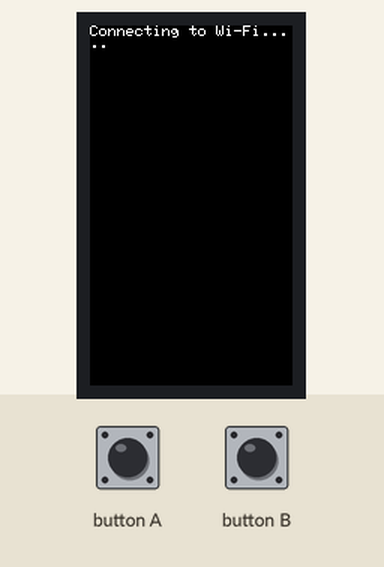
Recording of a sketch running on a simulated ESP32. Shown: 135×240 colour display. The inputs (shaded band) are chosen by the test bench. WiFi joins after 1.5 s; servers stay silent unless stated.

Above: at 1.2 s.
3.2 s: button B pressed for 0.15 s
At 4.4 s:
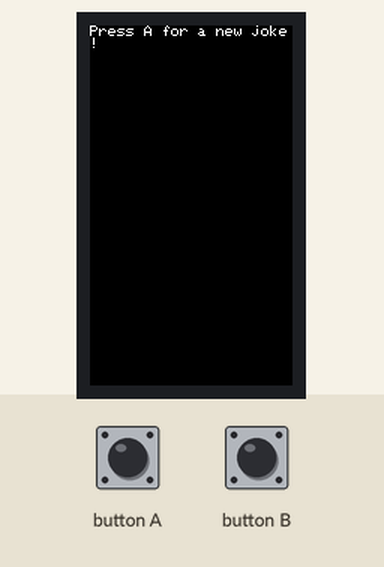
4.8 s: button A pressed for 0.15 s
At 5.9 s:
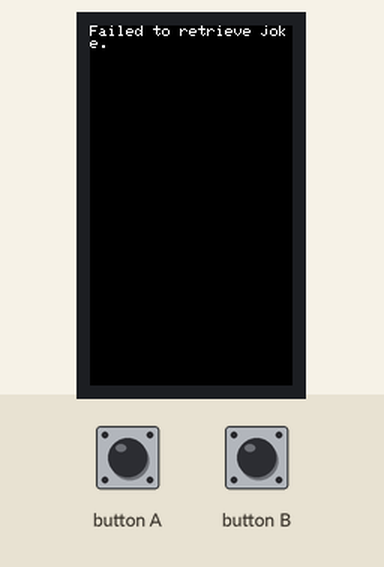
6.5 s: button B pressed for 1 s
At 7.1 s:
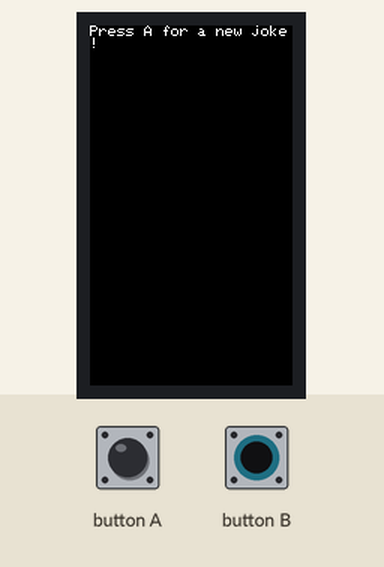
Timing chart, 0 to 9.5 s (numbered marks = the images above; inputs shaded):
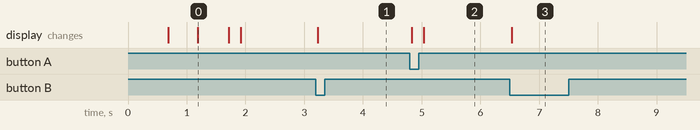

Measured:
- after the input at 3.2 s, the display: changes at once (image 1)
- after the input at 4.8 s, the display: first changes at once (image 2 shows a later state)
- after the input at 6.5 s, the display: changes at once (image 3)
- what the display in image 0 shows lasts 0.5 s, from 1.2 s to 1.7 s

The sketch:

Random-Joke.ino
```cpp
#include <M5StickCPlus2.h>
#include <WiFi.h>
#include <HTTPClient.h>
#include <ArduinoJson.h>

// Replace with your Wi-Fi credentials
const char* ssid     = "Aryan's Hotspot";
const char* password = "aryan2005";

// JokeAPI endpoint
const char* jokeApiUrl = "https://v2.jokeapi.dev/joke/Any";

// Function to connect to Wi-Fi
void connectToWiFi() {
  M5.Lcd.println("Connecting to Wi-Fi...");
  WiFi.begin(ssid, password);

  while (WiFi.status() != WL_CONNECTED) {
    delay(500);
    M5.Lcd.print(".");
  }

  M5.Lcd.println();
  M5.Lcd.println("Connected to Wi-Fi");
}

// Function to fetch a random joke
String getRandomJoke() {
  if ((WiFi.status() == WL_CONNECTED)) {
    HTTPClient http;
    http.begin(jokeApiUrl);

    int httpResponseCode = http.GET();

    if (httpResponseCode > 0) {
      String payload = http.getString();

      // Parse JSON
      StaticJsonDocument<1024> doc;
      deserializeJson(doc, payload);

      String joke;
      if (doc["type"] == "single") {
        joke = doc["joke"].as<String>();
      } else {
        joke = doc["setup"].as<String>() + "\n" + doc["delivery"].as<String>();
      }

      http.end();
      return joke;
    } else {
      http.end();
      return "Failed to retrieve joke.";
    }
  } else {
    return "Not connected to Wi-Fi.";
  }
}

void setup() {
  M5.begin();
  M5.Lcd.setRotation(0);  // Set screen orientation
  M5.Lcd.fillScreen(BLACK);
  M5.Lcd.setTextColor(WHITE);
  M5.Lcd.setTextSize(1);

  connectToWiFi();

  M5.Lcd.clear();
  M5.Lcd.setCursor(0, 0);
  String joke = getRandomJoke();
  M5.Lcd.println(joke);
}

void loop() {
  if (M5.BtnA.wasPressed()) {
    M5.Lcd.clear();
    M5.Lcd.setCursor(0, 0);
    String joke = getRandomJoke();
    M5.Lcd.println(joke);
  }

  // Check if Button B is pressed
  if (M5.BtnB.wasPressed()) {
    M5.Lcd.clear();
    M5.Lcd.setCursor(0, 0);
    M5.Lcd.println("Press A for a new joke!");
  }

  M5.update();
}
```
